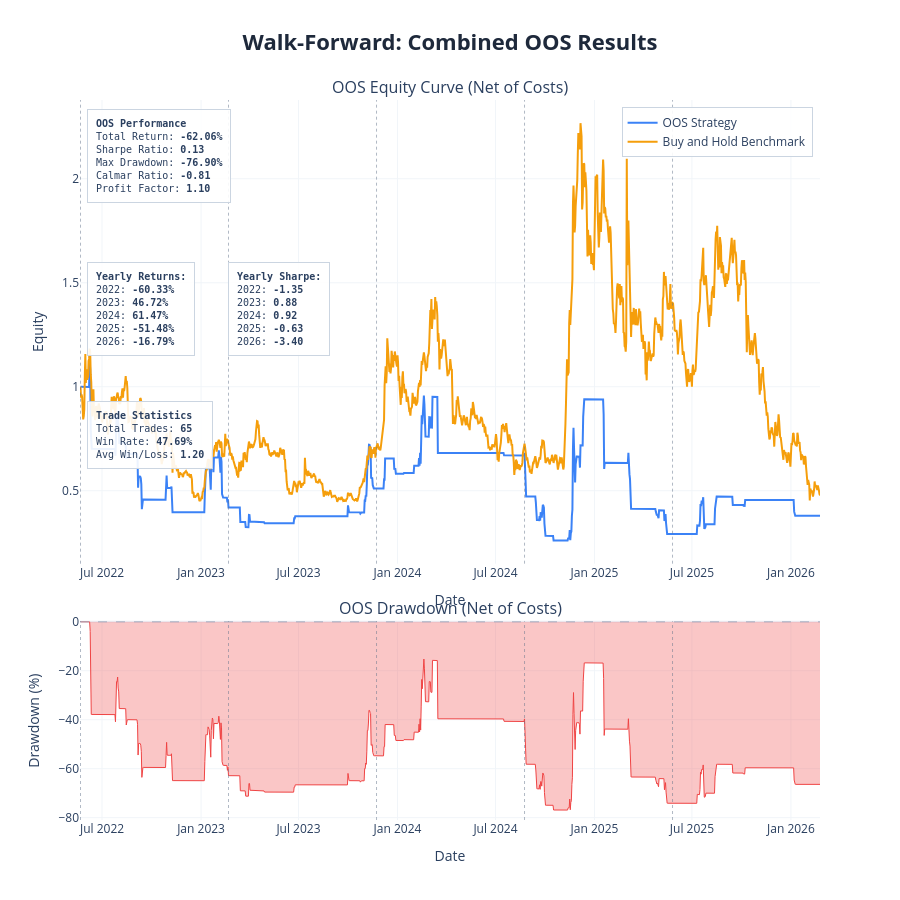

The cell this chart's notebook holds for it:
### Markdown cell above
---
## Results Charts and Cost Stress Test

| Parameter | Description | Default |
|---|---|---|
| `show_fold_perf` | IS vs OOS bars for return, Sharpe, drawdown per fold | `False` |
| `show_param_evol` | Parameter evolution across folds with ±1 std bands | `False` |
| `show_oos_equity` | Combined OOS equity curve + drawdown with fold boundaries | `True` |
| `show_trades` | Overlay entry/exit markers on OOS equity chart | `False` |
| `benchmark_data` | DataFrame with `Close` column for buy & hold comparison | `None` |
| `save_html_dir` | Directory path to save charts as HTML files, or `None` | `None` |

**Cost Stress Test:** re-run the combined OOS backtest at 1×, 1.5×, 2×, 3× the base cost. Fragile strategies collapse; robust ones degrade gradually.

### Code cell
plot_walk_forward_results(
    results          = results,
    param_defs       = PARAM_DEFS,
    fixed_params     = FIXED_PARAMS,
    benchmark_data   = df,
    show             = True,
    save_html_dir    = None,
    show_fold_perf   = False,   # IS vs OOS bars by fold
    show_param_evol  = False,   # parameter evolution across folds
    show_oos_equity  = True,   # combined OOS equity curve
    show_trades      = False,  # trade markers on OOS equity chart
)

# ── transaction cost stress test ──────────────────────────────────────────

if results['oos_combined_df'] is not None:
    cost_df = cost_stress_test(
        oos_combined_df  = results['oos_combined_df'],
        cost_multipliers = (1.0, 1.5, 2.0, 3.0),
        base_cost        = COST,
    )
else:
    print('No combined OOS dataframe — skip cost stress test')

### Figure 1 — Plotly figure (JSON) as saved in the notebook; plotly's stock layout.template omitted (floating-point values rounded to 4 significant figures; data arrays with more than 128 entries replaced by an {"elided": "..."} marker saying what was removed)
{"data": [{"hovertemplate": "<b>OOS Strategy</b><br>Date: %{x}<br>Equity: %{y:.4f}<extra></extra>", "line": {"color": "#3b82f6", "width": 2}, "mode": "lines", "name": "OOS Strategy", "type": "scatter", "x": {"elided": "1375 str values"}, "xaxis": "x", "y": {"elided": "1375 float values"}, "yaxis": "y"}, {"hovertemplate": "<b>Buy and Hold Benchmark</b><br>Date: %{x}<br>Equity: %{y:.4f}<extra></extra>", "line": {"color": "#f59e0b", "width": 2}, "mode": "lines", "name": "Buy and Hold Benchmark", "type": "scatter", "x": {"elided": "1375 str values"}, "xaxis": "x", "y": {"elided": "1375 float values"}, "yaxis": "y"}, {"fill": "tozeroy", "fillcolor": "rgba(239, 68, 68, 0.3)", "hovertemplate": "<b>Drawdown</b><br>Date: %{x}<br>%{y:.2f}%<extra></extra>", "line": {"color": "#ef4444", "width": 1}, "mode": "lines", "name": "Drawdown", "showlegend": false, "type": "scatter", "x": {"elided": "1375 str values"}, "xaxis": "x2", "y": {"elided": "1375 float values"}, "yaxis": "y2"}], "layout": {"annotations": [{"font": {"size": 16}, "showarrow": false, "text": "OOS Equity Curve (Net of Costs)", "x": 0.5, "xanchor": "center", "xref": "paper", "y": 1, "yanchor": "bottom", "yref": "paper"}, {"font": {"size": 16}, "showarrow": false, "text": "OOS Drawdown (Net of Costs)", "x": 0.5, "xanchor": "center", "xref": "paper", "y": 0.276, "yanchor": "bottom", "yref": "paper"}, {"align": "left", "bgcolor": "rgba(255, 255, 255, 0.9)", "bordercolor": "#cbd5e1", "borderpad": 8, "borderwidth": 1, "font": {"family": "monospace", "size": 10}, "showarrow": false, "text": "<b>OOS Performance</b><br>Total Return: <b>-62.06%</b><br>Sharpe Ratio: <b>0.13</b><br>Max Drawdown: <b>-76.90%</b><br>Calmar Ratio: <b>-0.81</b><br>Profit Factor: <b>1.10</b>", "x": 0.01, "xanchor": "left", "xref": "x domain", "y": 0.98, "yanchor": "top", "yref": "y domain"}, {"align": "left", "bgcolor": "rgba(255, 255, 255, 0.9)", "bordercolor": "#cbd5e1", "borderpad": 8, "borderwidth": 1, "font": {"family": "monospace", "size": 10}, "showarrow": false, "text": "<b>Yearly Returns:</b><br>2022: <b>-60.33%</b><br>2023: <b>46.72%</b><br>2024: <b>61.47%</b><br>2025: <b>-51.48%</b><br>2026: <b>-16.79%</b><br>", "x": 0.01, "xanchor": "left", "xref": "x domain", "y": 0.65, "yanchor": "top", "yref": "y domain"}, {"align": "left", "bgcolor": "rgba(255, 255, 255, 0.9)", "bordercolor": "#cbd5e1", "borderpad": 8, "borderwidth": 1, "font": {"family": "monospace", "size": 10}, "showarrow": false, "text": "<b>Yearly Sharpe:</b><br>2022: <b>-1.35</b><br>2023: <b>0.88</b><br>2024: <b>0.92</b><br>2025: <b>-0.63</b><br>2026: <b>-3.40</b><br>", "x": 0.2, "xanchor": "left", "xref": "x domain", "y": 0.65, "yanchor": "top", "yref": "y domain"}, {"align": "left", "bgcolor": "rgba(255, 255, 255, 0.9)", "bordercolor": "#cbd5e1", "borderpad": 8, "borderwidth": 1, "font": {"family": "monospace", "size": 10}, "showarrow": false, "text": "<b>Trade Statistics</b><br>Total Trades: <b>65</b><br>Win Rate: <b>47.69%</b><br>Avg Win/Loss: <b>1.20</b>", "x": 0.01, "xanchor": "left", "xref": "x domain", "y": 0.35, "yanchor": "top", "yref": "y domain"}], "height": 900, "hovermode": "x unified", "legend": {"bgcolor": "rgba(255, 255, 255, 0.9)", "bordercolor": "#cbd5e1", "borderwidth": 1, "x": 0.99, "xanchor": "right", "y": 0.99, "yanchor": "top"}, "shapes": [{"line": {"color": "#94a3b8", "dash": "dash", "width": 1}, "type": "line", "x0": 0, "x1": 1, "xref": "x2 domain", "y0": 0, "y1": 0, "yref": "y2"}, {"line": {"color": "rgba(100,116,139,0.5)", "dash": "dot", "width": 1}, "type": "line", "x0": "2022-05-22 00:00:00", "x1": "2022-05-22 00:00:00", "xref": "x", "y0": 0, "y1": 1, "yref": "y domain"}, {"line": {"color": "rgba(100,116,139,0.5)", "dash": "dot", "width": 1}, "type": "line", "x0": "2022-05-22 00:00:00", "x1": "2022-05-22 00:00:00", "xref": "x2", "y0": 0, "y1": 1, "yref": "y2 domain"}, {"line": {"color": "rgba(100,116,139,0.5)", "dash": "dot", "width": 1}, "type": "line", "x0": "2023-02-21 00:00:00", "x1": "2023-02-21 00:00:00", "xref": "x", "y0": 0, "y1": 1, "yref": "y domain"}, {"line": {"color": "rgba(100,116,139,0.5)", "dash": "dot", "width": 1}, "type": "line", "x0": "2023-02-21 00:00:00", "x1": "2023-02-21 00:00:00", "xref": "x2", "y0": 0, "y1": 1, "yref": "y2 domain"}, {"line": {"color": "rgba(100,116,139,0.5)", "dash": "dot", "width": 1}, "type": "line", "x0": "2023-11-23 00:00:00", "x1": "2023-11-23 00:00:00", "xref": "x", "y0": 0, "y1": 1, "yref": "y domain"}, {"line": {"color": "rgba(100,116,139,0.5)", "dash": "dot", "width": 1}, "type": "line", "x0": "2023-11-23 00:00:00", "x1": "2023-11-23 00:00:00", "xref": "x2", "y0": 0, "y1": 1, "yref": "y2 domain"}, {"line": {"color": "rgba(100,116,139,0.5)", "dash": "dot", "width": 1}, "type": "line", "x0": "2024-08-24 00:00:00", "x1": "2024-08-24 00:00:00", "xref": "x", "y0": 0, "y1": 1, "yref": "y domain"}, {"line": {"color": "rgba(100,116,139,0.5)", "dash": "dot", "width": 1}, "type": "line", "x0": "2024-08-24 00:00:00", "x1": "2024-08-24 00:00:00", "xref": "x2", "y0": 0, "y1": 1, "yref": "y2 domain"}, {"line": {"color": "rgba(100,116,139,0.5)", "dash": "dot", "width": 1}, "type": "line", "x0": "2025-05-26 00:00:00", "x1": "2025-05-26 00:00:00", "xref": "x", "y0": 0, "y1": 1, "yref": "y domain"}, {"line": {"color": "rgba(100,116,139,0.5)", "dash": "dot", "width": 1}, "type": "line", "x0": "2025-05-26 00:00:00", "x1": "2025-05-26 00:00:00", "xref": "x2", "y0": 0, "y1": 1, "yref": "y2 domain"}], "showlegend": true, "title": {"font": {"color": "#1E293B", "size": 22}, "text": "<b>Walk-Forward: Combined OOS Results</b>", "x": 0.5, "xanchor": "center"}, "xaxis": {"anchor": "y", "domain": [0, 1], "gridcolor": "#f1f5f9", "gridwidth": 1, "showgrid": true, "title": {"text": "Date"}}, "xaxis2": {"anchor": "y2", "domain": [0, 1], "gridcolor": "#f1f5f9", "gridwidth": 1, "showgrid": true, "title": {"text": "Date"}}, "yaxis": {"anchor": "x", "domain": [0.356, 1], "gridcolor": "#f1f5f9", "gridwidth": 1, "showgrid": true, "title": {"text": "Equity"}}, "yaxis2": {"anchor": "x2", "domain": [0, 0.276], "gridcolor": "#f1f5f9", "gridwidth": 1, "showgrid": true, "title": {"text": "Drawdown (%)"}}}}
